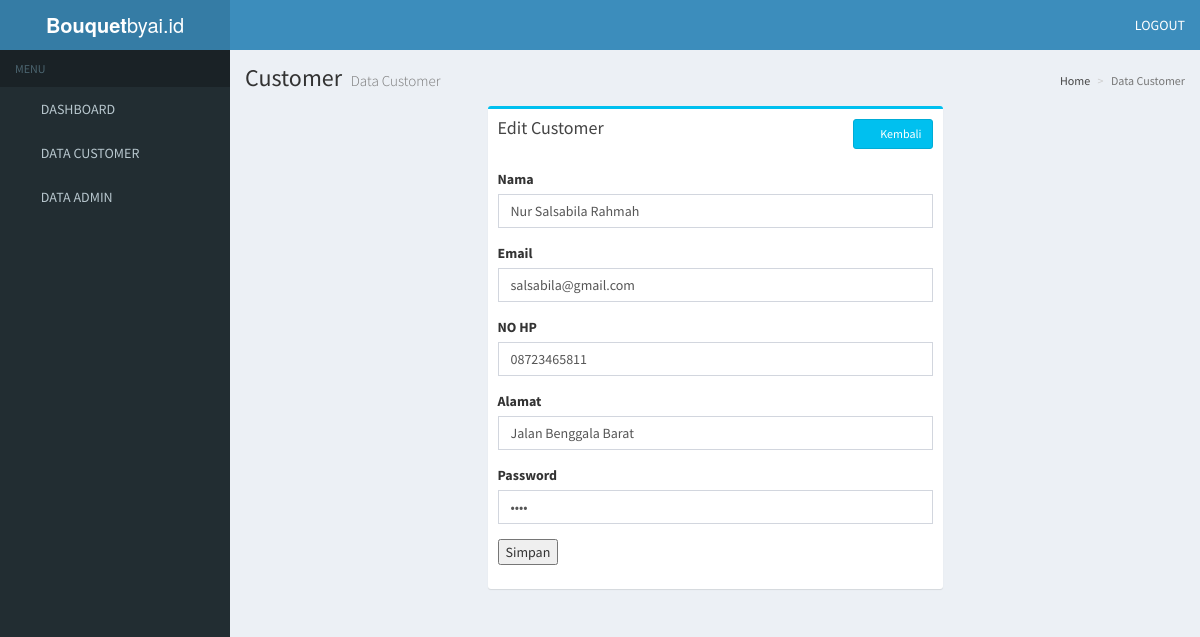
Screenshot of /views/customer/edit.php?id=1 with the database file from the repository.
### tables this page shows
CREATE TABLE `customer` (
  `customer_id` int NOT NULL,
  `customer_nama` varchar(255) NOT NULL,
  `customer_email` varchar(255) NOT NULL,
  `customer_hp` varchar(20) NOT NULL,
  `customer_alamat` text NOT NULL,
  `customer_password` varchar(255) NOT NULL
);

### views/customer/edit.php (the view, shortened to what this page needs)
<?php
require '../../index.php';
$database = new database();
$db = $database->getKoneksi();
?>
<div class="content-wrapper">
<section class="content-header">
    <h1>
      Customer
      <small>Data Customer</small>
    </h1>
    <ol class="breadcrumb">
      <li><a href="indexx.php"><i class="fa fa-dashboard"></i> Home</a></li>
      <li class="active">Data Customer</li>
    </ol>
</section>
  <section class="content">
    <div class="row">
      <section class="col-lg-6 col-lg-offset-3">
        <div class="box box-info">
          <div class="box-header">
            <h3 class="box-title">Edit Customer</h3>
            <a href="customer" class="btn btn-info btn-sm pull-right"><i class="fa fa-reply"></i> &nbsp; Kembali</a>
          </div>
          <div class="box-body">
          <form action="" method="post">
              <?php
              $customer_id = $_GET['id'];
              $customerData = mysqli_query($db, "select * from customer where customer_id='$customer_id'");
              while($d = mysqli_fetch_array($customerData)){
                ?>
                <div class="form-group">
                  <label>Nama</label>
                  <input type="text" class="form-control" name="customer_nama" value="<?php echo $d['customer_nama'] ?>" required="required">
                </div>
                <div class="form-group">
                  <label>Email</label>
                  <input type="text" class="form-control" name="customer_email" value="<?php echo $d['customer_email'] ?>" required="required">
                </div>
                <div class="form-group">
                  <label>NO HP</label>
                  <input type="text" class="form-control" name="customer_hp" value="<?php echo $d['customer_hp'] ?>" required="required">
                </div>
                <div class="form-group">
                  <label>Alamat</label>
                  <input type="text" class="form-control" name="customer_alamat" value="<?php echo $d['customer_alamat'] ?>" required="required">
                </div>
                <div class="form-group">
                  <label>Password</label>
                  <input type="password" class="form-control" name="customer_password" value="<?php echo $d['customer_password'] ?>" required="required">
                </div>
                <tr>
                     <td>
                        <input type="submit" name="submit" value="Simpan">
                    </td>
                 </tr>
            <?php
            }
            ?>
            </form>
          </div>
        </div>
      </section>
    </div>
  </section>
</div>

### rows the page displays
customer: customer_nama "Nur Salsabila Rahmah", customer_email "salsabila@gmail.com", customer_hp "08723465811", customer_alamat "Jalan Benggala Barat"
